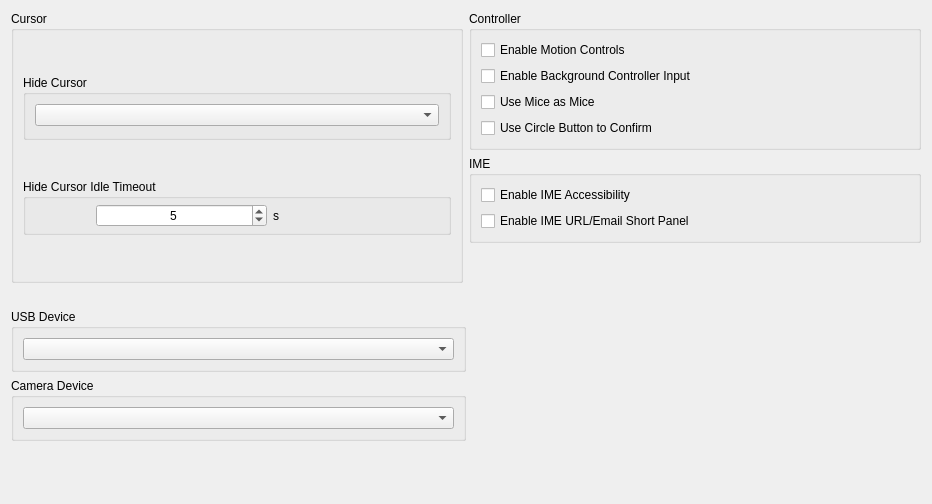
      <widget class="QWidget" name="inputTabContents">
       <property name="geometry">
        <rect>
         <x>0</x>
         <y>0</y>
         <width>932</width>
         <height>504</height>
        </rect>
       </property>
       <layout class="QVBoxLayout" name="inputTabVLayout" stretch="0,0">
        <item>
         <layout class="QVBoxLayout" name="inputTabLayout">
          <item>
           <layout class="QHBoxLayout" name="inputTabHLayoutTop" stretch="1,1">
            <item>
             <layout class="QVBoxLayout" name="cursorTabLayoutLeft">
              <property name="spacing">
               <number>6</number>
              </property>
              <property name="bottomMargin">
               <number>0</number>
              </property>
              <item>
               <widget class="QGroupBox" name="cursorGroupBox">
                <property name="title">
                 <string>Cursor</string>
                </property>
                <layout class="QGridLayout" name="gridLayout_2">
                 <property name="topMargin">
                  <number>11</number>
                 </property>
                 <property name="bottomMargin">
                  <number>11</number>
                 </property>
                 <item row="0" column="0">
                  <widget class="QGroupBox" name="hideCursorGroupBox">
                   <property name="enabled">
                    <bool>true</bool>
                   </property>
                   <property name="sizePolicy">
                    <sizepolicy hsizetype="Preferred" vsizetype="Fixed">
                     <horstretch>0</horstretch>
                     <verstretch>0</verstretch>
                    </sizepolicy>
                   </property>
                   <property name="title">
                    <string>Hide Cursor</string>
                   </property>
                   <layout class="QVBoxLayout" name="hideCursorLayout">
                    <property name="spacing">
                     <number>7</number>
                    </property>
                    <property name="bottomMargin">
                     <number>11</number>
                    </property>
                    <item>
                     <widget class="QComboBox" name="hideCursorComboBox"/>
                    </item>
                   </layout>
                  </widget>
                 </item>
                 <item row="1" column="0">
                  <widget class="QGroupBox" name="idleTimeoutGroupBox">
                   <property name="enabled">
                    <bool>true</bool>
                   </property>
                   <property name="sizePolicy">
                    <sizepolicy hsizetype="Preferred" vsizetype="Fixed">
                     <horstretch>0</horstretch>
                     <verstretch>0</verstretch>
                    </sizepolicy>
                   </property>
                   <property name="minimumSize">
                    <size>
                     <width>0</width>
                     <height>0</height>
                    </size>
                   </property>
                   <property name="title">
                    <string>Hide Cursor Idle Timeout</string>
                   </property>
                   <property name="alignment">
                    <set>Qt::AlignmentFlag::AlignLeading|Qt::AlignmentFlag::AlignLeft|Qt::AlignmentFlag::AlignTop</set>
                   </property>
                   <property name="flat">
                    <bool>false</bool>
                   </property>
                   <layout class="QHBoxLayout" name="IdleTimeoutLayout" stretch="0,0">
                    <property name="spacing">
                     <number>6</number>
                    </property>
                    <property name="leftMargin">
                     <number>70</number>
                    </property>
                    <property name="topMargin">
                     <number>5</number>
                    </property>
                    <property name="rightMargin">
                     <number>5</number>
                    </property>
                    <property name="bottomMargin">
                     <number>5</number>
                    </property>
                    <item>
                     <widget class="QSpinBox" name="idleTimeoutSpinBox">
                      <property name="enabled">
                       <bool>true</bool>
                      </property>
                      <property name="sizePolicy">
                       <sizepolicy hsizetype="Minimum" vsizetype="Fixed">
                        <horstretch>0</horstretch>
                        <verstretch>0</verstretch>
                       </sizepolicy>
                      </property>
                      <property name="minimumSize">
                       <size>
                        <width>0</width>
                        <height>0</height>
                       </size>
                      </property>
                      <property name="maximumSize">
                       <size>
                        <width>16777215</width>
                        <height>16777215</height>
                       </size>
                      </property>
                      <property name="layoutDirection">
                       <enum>Qt::LayoutDirection::LeftToRight</enum>
                      </property>
                      <property name="wrapping">
                       <bool>false</bool>
                      </property>
                      <property name="alignment">
                       <set>Qt::AlignmentFlag::AlignCenter</set>
                      </property>
                      <property name="buttonSymbols">
                       <enum>QAbstractSpinBox::ButtonSymbols::UpDownArrows</enum>
                      </property>
                      <property name="suffix">
                       <string notr="true"/>
                      </property>
                      <property name="maximum">
                       <number>3600</number>
                      </property>
                      <property name="value">
                       <number>5</number>
                      </property>
                      <property name="displayIntegerBase">
                       <number>10</number>
                      </property>
                     </widget>
                    </item>
                    <item>
                     <widget class="QLabel" name="idleTimeoutDurationLabel">
                      <property name="text">
                       <string>s</string>
                      </property>
                     </widget>
                    </item>
                   </layout>
                  </widget>
                 </item>
                </layout>
               </widget>
              </item>
             </layout>
            </item>
            <item>
             <layout class="QVBoxLayout" name="ControllerTabLayoutMiddle">
              <item>
               <widget class="QGroupBox" name="ControllerGroupBox">
                <property name="sizePolicy">
                 <sizepolicy hsizetype="MinimumExpanding" vsizetype="Preferred">
                  <horstretch>0</horstretch>
                  <verstretch>0</verstretch>
                 </sizepolicy>
                </property>
                <property name="title">
                 <string>Controller</string>
                </property>
                <property name="alignment">
                 <set>Qt::AlignmentFlag::AlignLeading|Qt::AlignmentFlag::AlignLeft|Qt::AlignmentFlag::AlignTop</set>
                </property>
                <property name="flat">
                 <bool>false</bool>
                </property>
                <layout class="QVBoxLayout" name="ControllerLayout">
                 <property name="spacing">
                  <number>6</number>
                 </property>
                 <property name="topMargin">
                  <number>9</number>
                 </property>
                 <property name="bottomMargin">
                  <number>9</number>
                 </property>
                 <item>
                  <widget class="QCheckBox" name="motionControlsCheckBox">
                   <property name="sizePolicy">
                    <sizepolicy hsizetype="Minimum" vsizetype="Maximum">
                     <horstretch>0</horstretch>
                     <verstretch>0</verstretch>
                    </sizepolicy>
                   </property>
                   <property name="text">
                    <string>Enable Motion Controls</string>
                   </property>
                  </widget>
                 </item>
                 <item>
                  <widget class="QCheckBox" name="backgroundControllerCheckBox">
                   <property name="text">
                    <string>Enable Background Controller Input</string>
                   </property>
                  </widget>
                 </item>
                 <item>
                  <widget class="QCheckBox" name="miceUsedAsMiceCheckBox">
                   <property name="text">
                    <string>Use Mice as Mice</string>
                   </property>
                  </widget>
                 </item>
                 <item>
                  <widget class="QCheckBox" name="circleEnterCheckBox">
                   <property name="text">
                    <string>Use Circle Button to Confirm</string>
                   </property>
                  </widget>
                 </item>
                </layout>
               </widget>
              </item>
              <item>
               <widget class="QGroupBox" name="imeGroupBox">
                <property name="title">
                 <string>IME</string>
                </property>
                <layout class="QVBoxLayout" name="imeLayout">
                 <item>
                  <widget class="QCheckBox" name="imeAccessibilityCheckBox">
                   <property name="text">
                    <string>Enable IME Accessibility</string>
                   </property>
                  </widget>
                 </item>
                 <item>
                  <widget class="QCheckBox" name="imeUrlMailShortPanelCheckBox">
                   <property name="text">
                    <string>Enable IME URL/Email Short Panel</string>
                   </property>
                  </widget>
                 </item>
                </layout>
               </widget>
              </item>
              <item>
               <spacer name="verticalSpacer_8">
                <property name="orientation">
                 <enum>Qt::Orientation::Vertical</enum>
                </property>
                <property name="sizeHint" stdset="0">
                 <size>
                  <width>20</width>
                  <height>40</height>
                 </size>
                </property>
               </spacer>
              </item>
             </layout>
            </item>
           </layout>
          </item>
          <item>
           <layout class="QHBoxLayout" name="micHLayout">
            <item>
             <spacer name="horizontalSpacer_3">
              <property name="orientation">
               <enum>Qt::Orientation::Horizontal</enum>
              </property>
              <property name="sizeHint" stdset="0">
               <size>
                <width>40</width>
                <height>20</height>
               </size>
              </property>
             </spacer>
            </item>
           </layout>
          </item>
          <item>
           <layout class="QHBoxLayout" name="usbHLayout">
            <item>
             <widget class="QGroupBox" name="USBDeviceGroupBox">
              <property name="sizePolicy">
               <sizepolicy hsizetype="Expanding" vsizetype="Preferred">
                <horstretch>0</horstretch>
                <verstretch>0</verstretch>
               </sizepolicy>
              </property>
              <property name="title">
               <string>USB Device</string>
              </property>
              <layout class="QHBoxLayout" name="horizontalLayout_2">
               <item>
                <widget class="QComboBox" name="usbComboBox"/>
               </item>
              </layout>
             </widget>
            </item>
            <item>
             <spacer name="horizontalSpacer_2">
              <property name="orientation">
               <enum>Qt::Orientation::Horizontal</enum>
              </property>
              <property name="sizeHint" stdset="0">
               <size>
                <width>40</width>
                <height>20</height>
               </size>
              </property>
             </spacer>
            </item>
           </layout>
          </item>
          <item>
           <layout class="QHBoxLayout" name="horizontalLayout_9">
            <item>
             <widget class="QGroupBox" name="cameraGroupBox">
              <property name="sizePolicy">
               <sizepolicy hsizetype="Expanding" vsizetype="Preferred">
                <horstretch>0</horstretch>
                <verstretch>0</verstretch>
               </sizepolicy>
              </property>
              <property name="title">
               <string>Camera Device</string>
              </property>
              <layout class="QVBoxLayout" name="verticalLayout_18">
               <item>
                <widget class="QComboBox" name="cameraComboBox"/>
               </item>
              </layout>
             </widget>
            </item>
            <item>
             <spacer name="horizontalSpacer_5">
              <property name="orientation">
               <enum>Qt::Orientation::Horizontal</enum>
              </property>
              <property name="sizeHint" stdset="0">
               <size>
                <width>40</width>
                <height>20</height>
               </size>
              </property>
             </spacer>
            </item>
           </layout>
          </item>
         </layout>
        </item>
        <item>
         <spacer name="verticalSpacer_11">
          <property name="orientation">
           <enum>Qt::Orientation::Vertical</enum>
          </property>
          <property name="sizeHint" stdset="0">
           <size>
            <width>20</width>
            <height>40</height>
           </size>
          </property>
         </spacer>
        </item>
       </layout>
      </widget>
